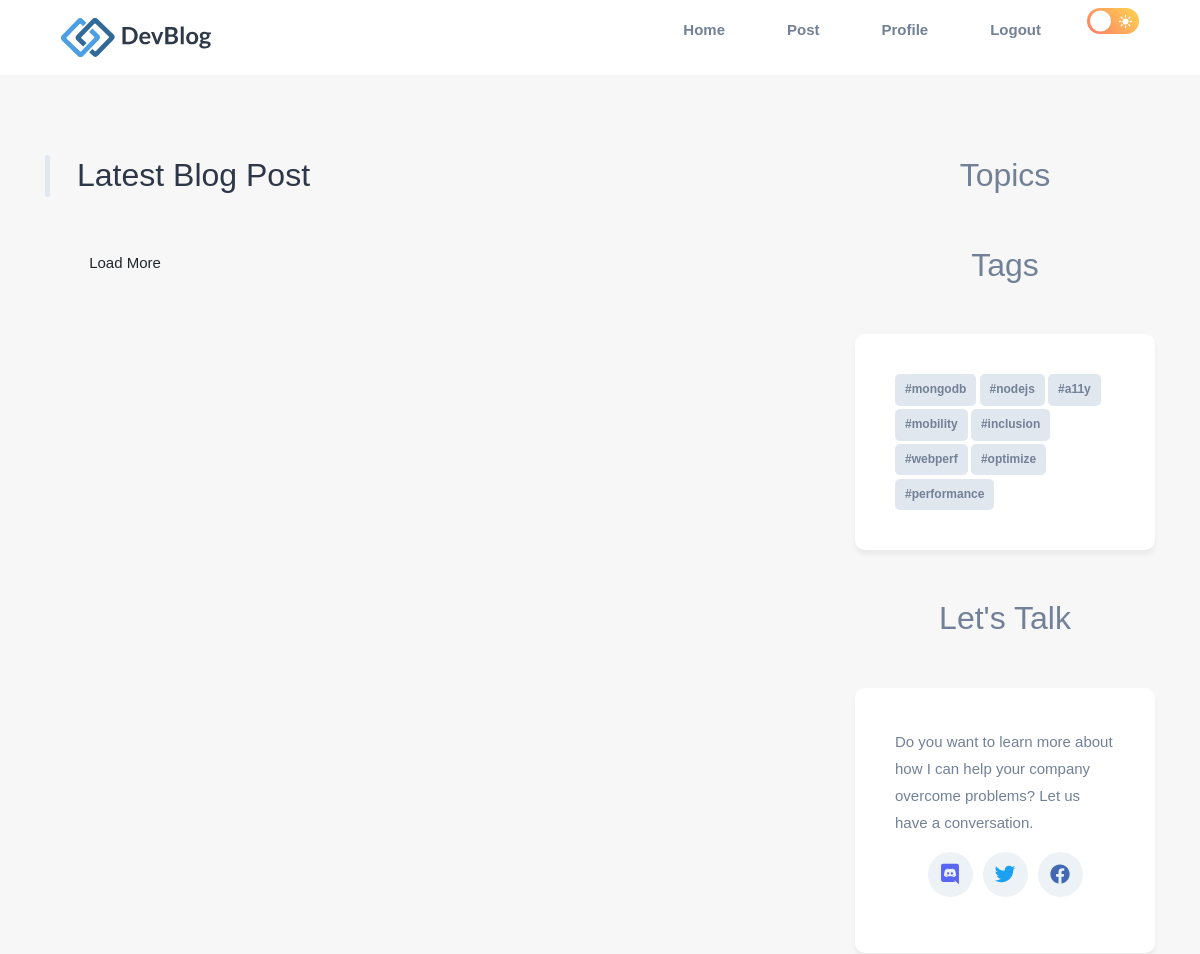
Page /dashboard/ (signed in, upper part) on the earlier database version.
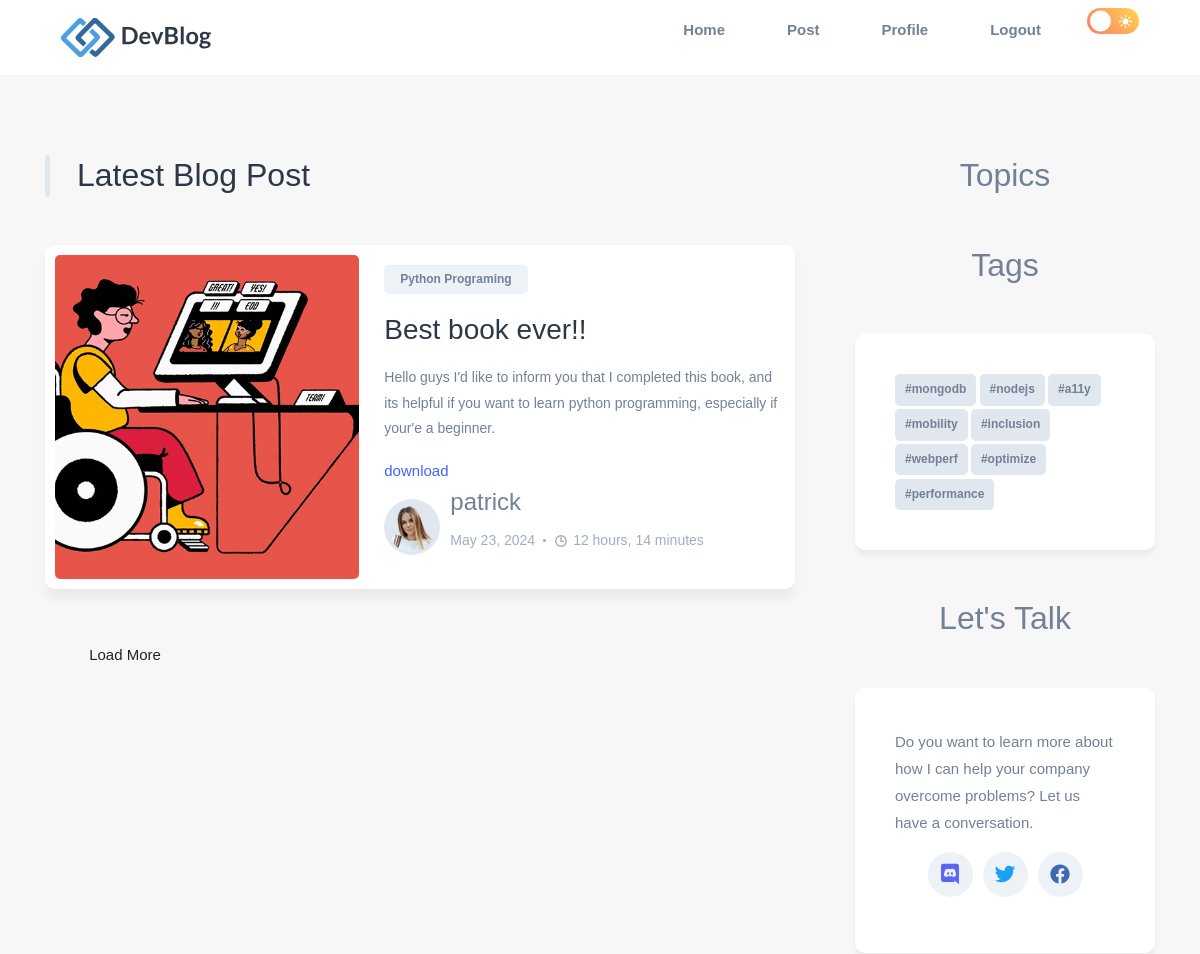
Same page on the later database version.
### base/models.py (models this page shows, shortened)
class Post(models.Model):
    author = models.ForeignKey(User, null=True, on_delete = models.CASCADE)
    title = models.CharField(max_length = 300,null=False)
    subject = models.ForeignKey(Subject,null=True, on_delete = models.CASCADE)
    body = models.TextField(null=True)
    file = models.FileField( upload_to='media',blank=True)
    created_at = models.DateTimeField(auto_now_add = True)
    updated_at = models.DateTimeField(auto_now = True)

class Subject(models.Model):
    subject = models.CharField(max_length = 30)
    def __str__(self):
        return self.subject

### base/views.py (the view)
# urls.py: path('dashboard/', main, name='home'),
@login_required(login_url = 'login')
def main(request):
    posts = Post.objects.all().order_by('-created_at')
    context = {
        'posts' : posts
    }
    return render (request, 'dashboard/index.html', context)

### templates/dashboard/index.html (shortened to what this page needs)
<!DOCTYPE html>
<html lang="en">
<head>
  <link rel="stylesheet" href="/static/dashboard/css/style.css">
  <link rel="stylesheet" href="/static/dashboard/modal/css/style.css">
</head>
<body class="light-theme">
  <header>
    {% include "dashboard/layouts/header.html" %}
  </header>
  <main>
    <div class="main">
      <div class="container">
        <div class="blog">
          <h2 class="h2">Latest Blog Post</h2>
          <div class="blog-card-group">
            {% for item in posts %}
            <div class="blog-card">
              <div class="blog-card-banner">
                <img src="/static/dashboard/images/blog-3.png" alt="{{item.title}}" width="250"
                  class="blog-banner-img">
              </div>
              <div class="blog-content-wrapper">
                <button class="blog-topic text-tiny">{{item.subject}}</button>
                <h3><a href="" class="h3">{{item.title}}</a></h3>
                <p class="blog-text">
                  {{item.body}}
                </p>
                <span>
                  {% if item.file %}
                  <a href="{% url 'item_download' item.pk %}" target="_blank">download</a>
                  {% else %}
                  <small>no file</small>
                  {% endif %}
                </span>
                <div class="wrapper-flex">
                  <div class="profile-wrapper">
                    <img src="/static/dashboard/images/author.png" alt="Julia walker" width="50">
                  </div>
                  <div class="wrapper">
                    <a href="#" class="h4">{{item.author}}</a>
                    <p class="text-sm">
                      <time datetime="2021-11-28">{{item.created_at| date }}</time>
                      <span class="separator"></span>
                      <ion-icon name="time-outline"></ion-icon>
                      <time datetime="PT4M">{{item.created_at | timesince}}</time>
                    </p>
                  </div>
                </div>
              </div>
            </div>
            {% endfor %}
          </div>
          <button class="btn load-more">Load More</button>
        </div>
        <div class="aside">
          <div class="topics">
            <h2 class="h2">Topics</h2>
          </div>
          <div class="tags">
            <h2 class="h2">Tags</h2>
            <div class="wrapper">
              <button class="hashtag">#mongodb</button>
              <button class="hashtag">#nodejs</button>
              <button class="hashtag">#a11y</button>
              <button class="hashtag">#mobility</button>
              <button class="hashtag">#inclusion</button>
              <button class="hashtag">#webperf</button>
              <button class="hashtag">#optimize</button>
              <button class="hashtag">#performance</button>
            </div>
          </div>
          <div class="contact">
            <h2 class="h2">Let's Talk</h2>
            <div class="wrapper">
              <p>
                Do you want to learn more about how I can help your company overcome problems? Let us have a
                conversation.
              </p>
              <ul class="social-link">
                <li>
                  <a href="#" class="icon-box discord">
                    <ion-icon name="logo-discord"></ion-icon>
                  </a>
                </li>
                <li>
                  <a href="#" class="icon-box twitter">
                    <ion-icon name="logo-twitter"></ion-icon>
                  </a>
                </li>
                <li>
                  <a href="#" class="icon-box facebook">
                    <ion-icon name="logo-facebook"></ion-icon>
                  </a>
                </li>
              </ul>
            </div>
          </div>
        </div>
      </div>
    </div>
  </main>
</body>
</html>

### templates/dashboard/layouts/header.html (shortened to what this page needs)
<div class="container">
    <nav class="navbar">
      <a href="#">
        <img src="/static/dashboard/images/logo-light.svg" alt="Devblog's logo" width="150" class="logo-light">
      </a>
      <div class="flex-wrapper">
        <ul class="desktop-nav">
          <li>
            <a href="#" class="nav-link">Home</a>
          </li>
          <li>
            <a href="{% url 'create_post' %}"  class="nav-link">Post</a>
          </li>
          <li>
            <a href="#" class="nav-link">Profile</a>
          </li>
          <li>
            <a href="#" data-toggle="modal" data-target="#exampleModalCenter1" class="nav-link">Logout</a>
          </li>
        </ul>
        <button class="theme-btn theme-btn-desktop light">
          <ion-icon name="moon" class="moon"></ion-icon>
          <ion-icon name="sunny" class="sun"></ion-icon>
        </button>
      </div>
    </nav>
  </div>

Differences in the rows shown:
added Post: subject "Python Programing", title "Best book ever!!", body "Hello guys I'd like to inform you that I completed this book, and its helpful if you want to learn python programming, especially if your'e a beginner.", shows "download", author "patrick", created_at "May 23, 2024", created_at "12 hours, 14 minutes"
